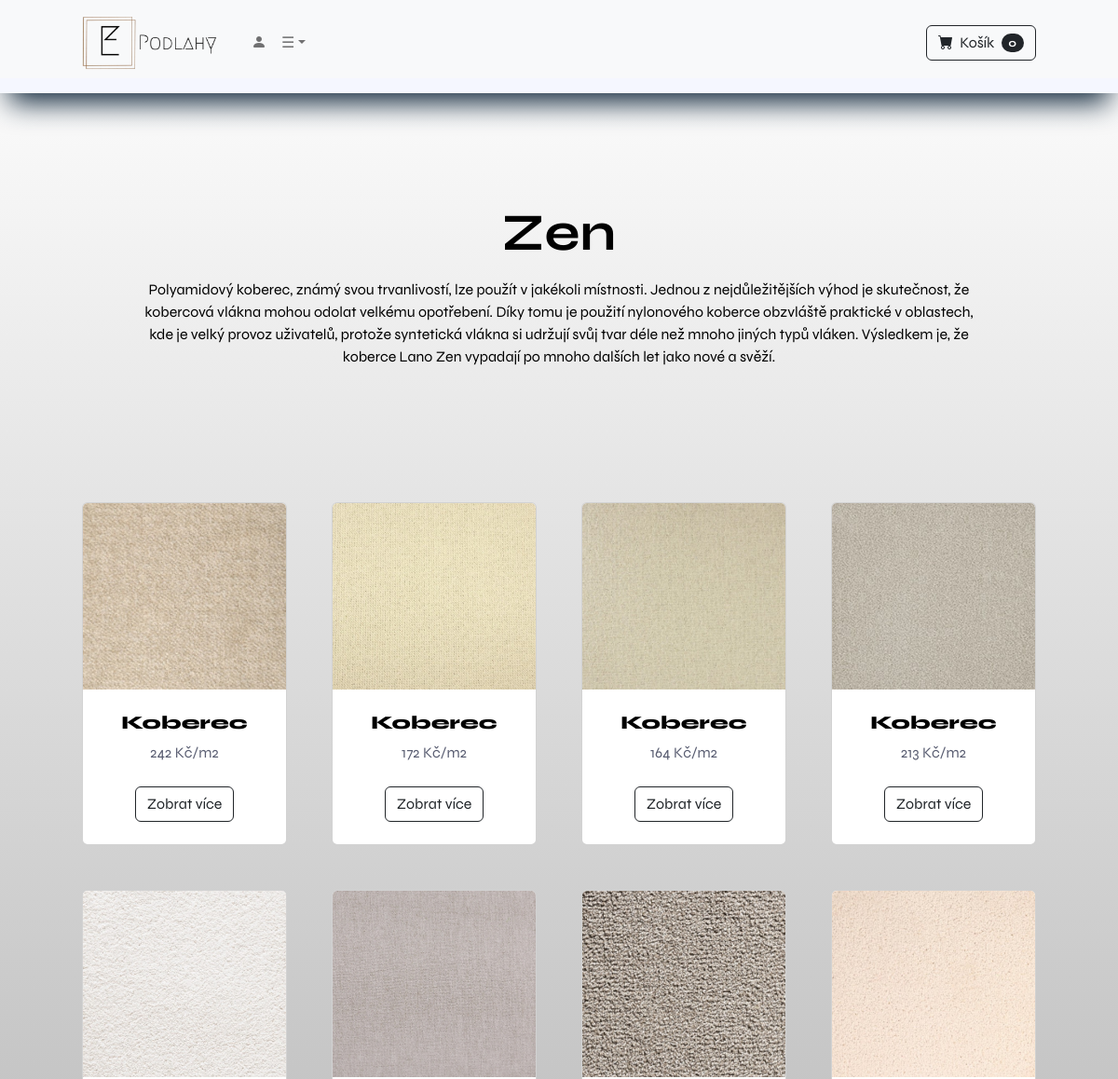
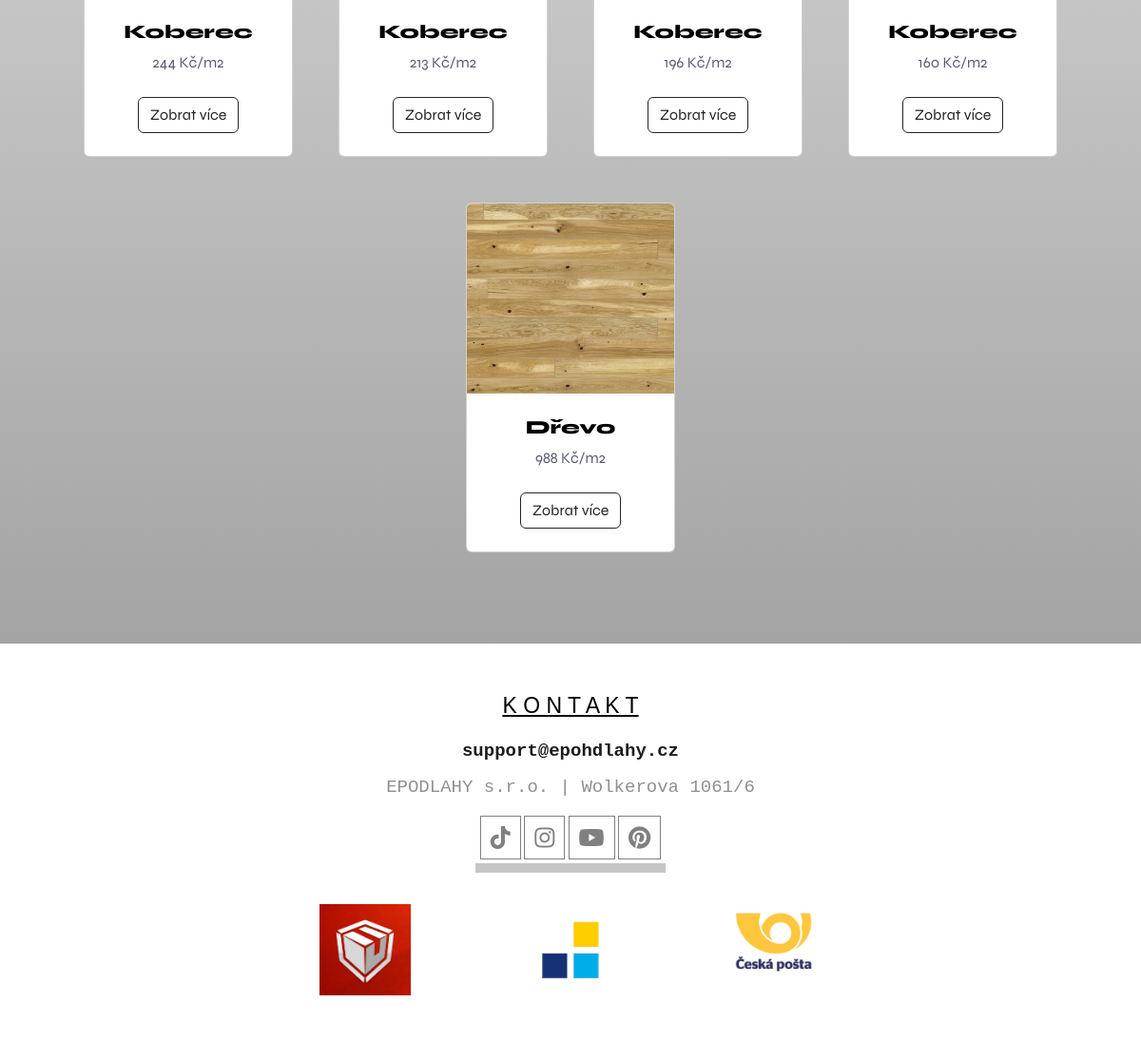
The page /cs/brand/zen on the database its author committed (2 pictures, top to bottom).
### Eshop/models.py (models this page shows, shortened)
class Brand(models.Model):
    BRAND_CHOICES = [
        ('nizza', 'Nizza'),
        ('zen', 'Zen'),
        ('dublin', 'Dublin'),
        ('kahrs', 'Kahrs'),
        ('triumph', 'Triumph'),
        ('soldline', 'Soldline'),
    ]
    SPECIFIKACE_CHOICES = [
        ('', ''),
        ('koberce', 'Koberec'),
        ('vinyl', 'Vinylové podlahy'),
        ('drevo', 'Dřevěné podlahy'),
        ('laminat', 'Laminátové podlahy'),
    ]
    nazev = models.CharField(max_length=50, verbose_name='Jméno brandu', choices=BRAND_CHOICES)
    popis = models.CharField(max_length=500, default='', verbose_name='Popis brandu')
    odvetvi = models.CharField(max_length=50, verbose_name='Specifikace', choices=SPECIFIKACE_CHOICES, default='')
    class Meta:
        verbose_name = 'Brand'
        verbose_name_plural = 'Brandy'

class Produkt(models.Model):
    BARVA_CHOICES = [
        ('', ''),
        ('černá', 'Černá'),
        ('světlá', 'Světlá'),
        ('hnědá', 'Hnědá'),
        ('šedá', 'Šedá'),
        ('světle šedá', 'Světle šedá'),
        ('tmavě šedá', 'Tmavě šedá'),
        ('béžová', 'Béžová'),
        ('světle béžová', 'Světle béžová'),
        ('akátová', 'Akátová'),
    ]
    MATERIAL_CHOICES = [
        ('syntetický', 'Syntetický'),
        ('dub', 'Dub'),
        ('buk', 'Buk'),
        ('smrk', 'Smrk'),
        ('javor', 'Javor'),
        ('bříza', 'Bříza'),
        ('jedle', 'Jedle'),
        ('borovice', 'Borovice'),
        ('akát', 'Akát'),
        ('mahagon', 'Mahagon'),
        ('bambus', 'Bambus'),
        ('jasan', 'Jasan'),
    ]
    brand = models.ManyToManyField(Brand, verbose_name='Název produktu', help_text='Brand = název produktu')
    kategorie = models.ForeignKey(Kategorie, on_delete=models.CASCADE, default=1, verbose_name='Kategorie produktu',
                                  help_text='Vyberte kategorii produktu')
    barva = models.CharField(max_length=50, verbose_name='Barva', choices=BARVA_CHOICES, blank='True')
    material = models.CharField(max_length=50, verbose_name='Materiál', choices=MATERIAL_CHOICES,
                                blank='True')
    cena = models.PositiveIntegerField(verbose_name='Cena produktu',
                                       help_text='Zadejte cenu produktu v Kč/m² - Pouze u podlah| Ostatně Kč/ks')
    baleni = models.DecimalField(default=1, verbose_name='Obsah balení', decimal_places=2, max_digits=10,
                                 help_text='Zadejte počet metrů čtverečních v balení',
                                 validators=[MinValueValidator(0.1), MaxValueValidator(7)])
    popis = models.CharField(max_length=500, default='', blank=True, null=True, verbose_name='Popis produktu',
                             help_text='Zadejte popis produktu - max 500 znaků')
    fotka = models.ImageField(upload_to='fotky/produkty/', verbose_name='Fotka produktu',
                              help_text='Vyberte fotku produktu')
    closeup_fotka = models.ImageField(upload_to='fotky/closeup/', verbose_name='Fotka produktu v bytě',
                                      help_text='Vyberte fotku z dálky', blank=True)
    je_akce = models.BooleanField(default=False, verbose_name='Je produkt v akci',
                                  help_text='Zaškrtněte pokud je produkt v akci')
    akce_cena = models.DecimalField(default=0, decimal_places=2, max_digits=10, verbose_name='Akční cena',
                                    help_text='Zadejte akční cenu produktu v kč/m³')
    class Meta:
        verbose_name = 'Produkt'
        verbose_name_plural = 'Produkty'

class Kategorie(models.Model):
    nazev = models.CharField(max_length=50, verbose_name='Název kategorie', help_text='Vytvořte novou kategorii',
                             unique=True)
    nazev_jednotneCislo = models.CharField(max_length=50, verbose_name='Název kategorie v jednotném čísle', null=True)
    popis = models.TextField(max_length=500, default='', blank=True, null=True, verbose_name='Popis kategorie')
    class Meta:
        verbose_name = 'Kategorie'
        verbose_name_plural = 'Kategorie'

### Eshop/views.py (the view)
# urls.py: path('brand/<str:brand>', views.BrandKategorie, name='značka_podlahy'),
def BrandKategorie(request, brand):
    try:
        brand_instance = Brand.objects.get(nazev=brand)
        produkty = brand_instance.produkt_set.all()
        return render(request, 'produkt/list_brandy.html', {'produkty': produkty, 'brand': brand_instance})
    except Brand.DoesNotExist:
        messages.success(request, "Tahle kategorie neexistuje")
        return redirect('hlavni_stranka')

### Eshop/templates/produkt/list_brandy.html (shortened to what this page needs)
{% extends 'hlavni/base.html' %}
{% block content %}
            <header class=" pt-5">
            <div class="pt-4 my-5">
            <div class="container px-4 px-lg-5 my-5 pt-5">
                <div class="text-center text-white">
                    <h1 class="display-4 fw-bolder text-black">{{ brand.nazev|capfirst }}</h1>
                    <div class="text-black mx-5 my-3 px-3">{{ brand.popis }}</div>
                </div>
            </div>
                </div>
        </header>
        <section class="py-5">
            <div class="container px-4 px-lg-5 mt-5">
                <div class="row gx-4 gx-lg-5 row-cols-2 row-cols-md-3 row-cols-xl-4 justify-content-center">
                    {% for produkt in produkty %}
                        {% if produkt.je_akce == True %}
                            <div class="col mb-5">
                        <div class="card h-100">
                            <div class="badge bg-dark text-white position-absolute" style="top: 0.5rem; right: 0.5rem">
                                Prodej
                            </div>
                            <img class="card-img-top" src="{{ produkt.fotka.url}}" alt="..." />
                            <div class="card-body p-4">
                                <div class="text-center">
                                    <h5 class="fw-bolder">{{ produkt.nazev }}</h5>
                                    <div class="d-flex justify-content-center small text-warning mb-2">
                                        <div class="bi-star-fill"></div>
                                        &nbsp;&nbsp;Sklad&nbsp;&nbsp;
                                        <div class="bi-star-fill"></div>
                                    </div>
                                    <strike>${{ product.price }}</strike>
                                    ${{ produkt.akce_cena }}
                                    <br/>
                                    {{ produkt.popis }}
                                </div>
                            </div>
                            <div class="card-footer p-4 pt-0 border-top-0 bg-transparent">
                                <div class="text-center"><a class="btn btn-outline-dark mt-auto" href="{% url 'detail_podlahy' produkt.id %}">Zobrat více</a></div>
                            </div>
                        </div>
                    </div>
                        {% else %}
                    <div class="col mb-5">
                        <div class="card h-100">
                            <div class="product-image-container">
                                <img class="product-image original card-img-top" src="{{ produkt.fotka.url }}" alt="{{ produkt.nazev }}" />
                            </div>
                            <div class="card-body p-4">
                                <div class="text-center">
                                    <a class="aer" href="{% url 'kategorie_podlahy' produkt.kategorie.nazev %}"><h5 class="fw-bolder">{{ produkt.kategorie.nazev_jednotneCislo|capfirst }}</h5></a>
                                    <br/>
                                    {{ produkt.cena }} Kč/m2
                                    <br/>
                                </div>
                            </div>
                            <div class="card-footer p-4 pt-0 border-top-0 bg-transparent">
                                <div class="text-center"><a class="btn btn-outline-dark mt-auto" href="{% url 'detail_podlahy' produkt.id %}">Zobrat více</a></div>
                            </div>
                        </div>
                    </div>
                        {% endif %}
                    {% endfor %}
                </div>
            </div>
        </section>
{% endblock %}

### static/css/text.css (style rules this page uses)
:root { --header-height: 4rem; --first-color: hsl(230, 75%, 56%); --title-color: hsl(230, 75%, 15%); --text-color: hsl(230, 12%, 40%); --body-color: hsl(230, 100%, 98%); --container-color: hsl(230, 100%, 97%); --border-color: hsl(230, 25%, 80%); --body-font: "Syne", sans-serif; --h2-font-size: 1.25rem; --normal-font-size: .938rem; --font-regular: 400; --font-medium: 500; --font-semi-bold: 600; --z-fixed: 100; --z-modal: 1000; }
@media screen and (min-width: 1023px) { :root { --h2-font-size: 1.5rem; --normal-font-size: 1rem; } }
* { box-sizing: border-box; padding: 0; margin: 0; }
html { scroll-behavior: smooth; }
body, input, button { font-family: var(--body-font); font-size: var(--normal-font-size); }
body { color: var(--text-color); background: linear-gradient(0deg, #8f8f8f 0%, #ffffff 100%); }
a { text-decoration: none; }
img { display: block; max-width: 100%; height: auto; }
.container { max-width: 1120px; margin-inline: 1.5rem; }
@media screen and (min-width: 1150px) { .container { margin-inline: auto; } }
.aer { display: inline-block; }

### static/accessory_css/home.css (style rules this page uses)
.product-image-container { position: relative; width: 100%; height: 100%; }
.product-image { position: absolute; top: 0; left: 0; width: 100%; height: 100%; object-fit: cover; transition: opacity 0.5s ease-in-out; }
.product-image.original { opacity: 1; }
.product-image-container { position: relative; width: 100%; height: 200px; overflow: hidden; }
.aer { text-decoration: none; color: black; font-weight: 900; }

### rows shown on the page
Brand: nazev "Zen", popis "Polyamidový koberec, známý svou trvanlivostí, lze použít v jakékoli místnosti. Jednou z nejdůležitějších výhod je skutečnost, že kobercová vlákna mohou odolat velkému opotřebení. Díky tomu je použití nylonového koberce obzvláště praktické v oblastech, kde je velký provoz uživatelů, protože syntetická vlákna si udržují svůj tvar déle než mnoho jiných typů vláken. Výsledkem je, že koberce Lano Zen vypadají po mnoho dalších let jako nové a svěží."
Produkt: fotka (picture), kategorie.nazev_jednotneCislo "Koberec", cena "242"
Produkt: fotka (picture), kategorie.nazev_jednotneCislo "Koberec", cena "172"
Produkt: fotka (picture), kategorie.nazev_jednotneCislo "Koberec", cena "164"
Produkt: fotka (picture), kategorie.nazev_jednotneCislo "Koberec", cena "213"
Produkt: fotka (picture), kategorie.nazev_jednotneCislo "Koberec", cena "244"
Produkt: fotka (picture), kategorie.nazev_jednotneCislo "Koberec", cena "213"
Produkt: fotka (picture), kategorie.nazev_jednotneCislo "Koberec", cena "196"
Produkt: fotka (picture), kategorie.nazev_jednotneCislo "Koberec", cena "160"
Produkt: fotka (picture), kategorie.nazev_jednotneCislo "Dřevo", cena "988"
